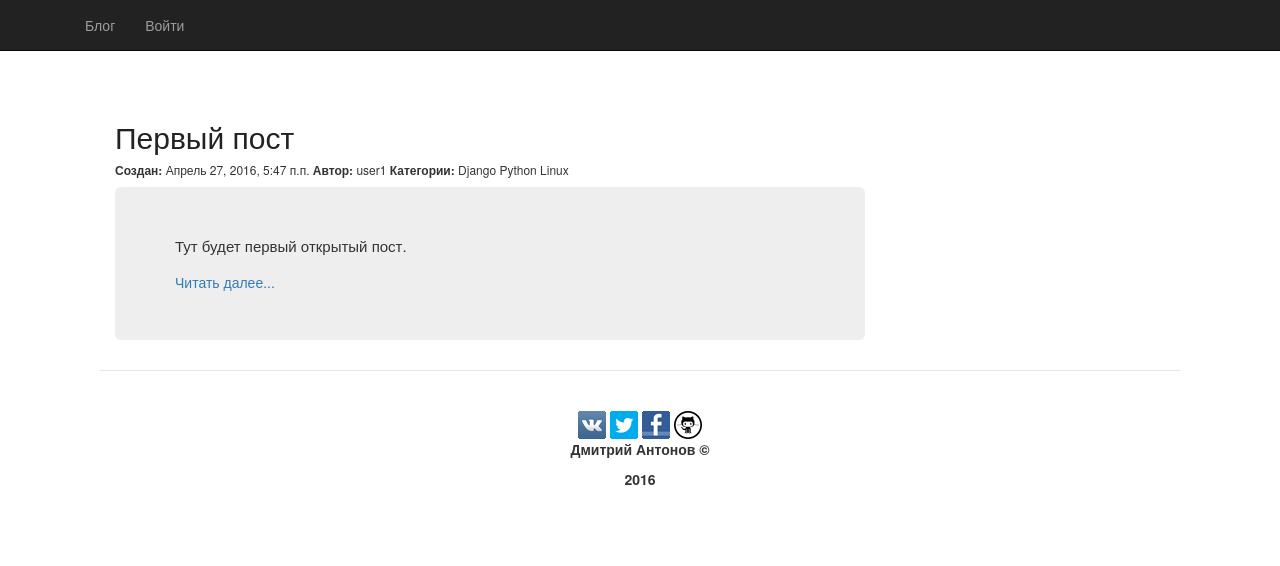
/, run on an earlier commit of the app's database.
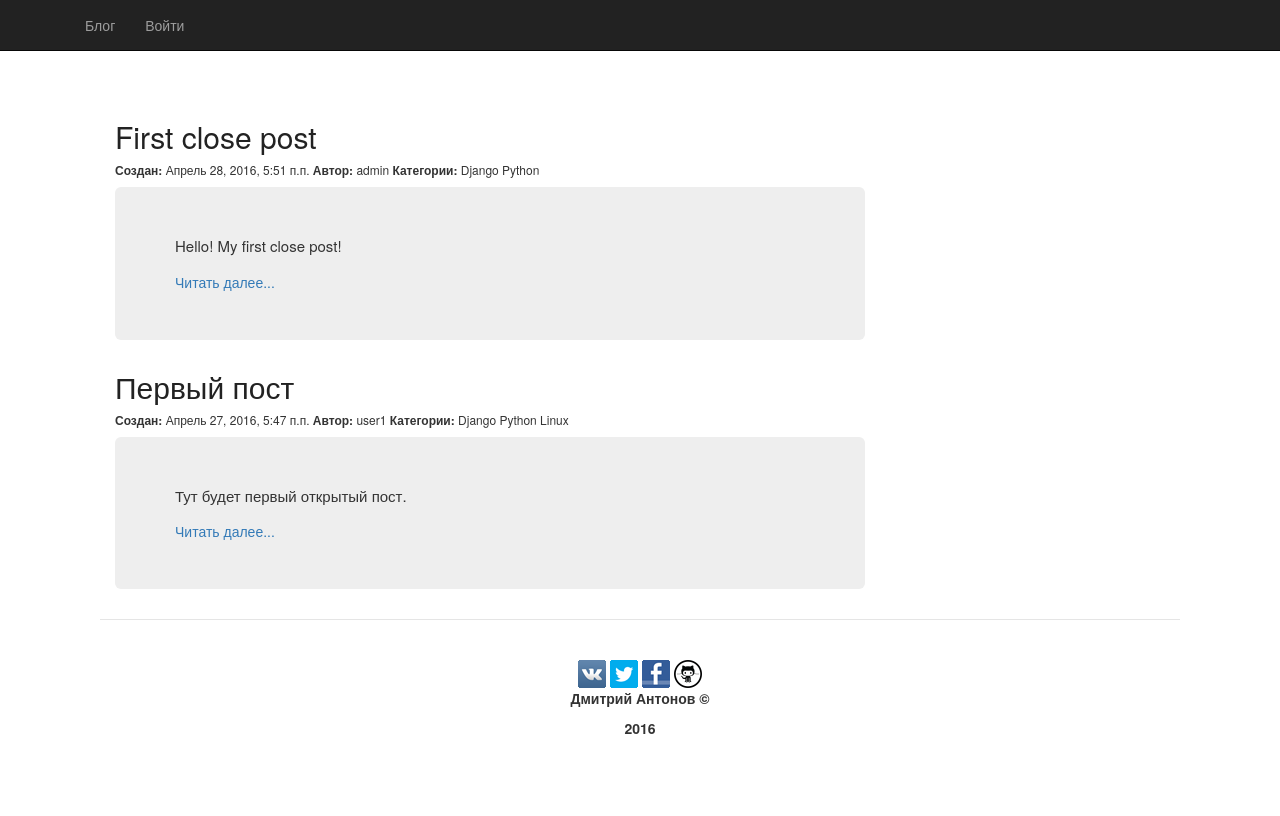
And on a later commit of the database.
### blog/models.py (models this page shows, shortened)
class Article(models.Model):
    article_title = models.CharField(max_length=100)
    article_text = models.TextField()
    article_date_create = models.DateTimeField(default=timezone.now)
    article_date_modify = models.DateTimeField(default=timezone.now)
    article_access = models.BooleanField(default=True)
    article_autor = models.OneToOneField(User)
    article_tag = models.ManyToManyField(Tags)

class Tags(models.Model):
    tags_name = models.CharField(max_length=50)
    def __str__(self):
        return self.tags_name

### blog/views.py (the view)
# urls.py: url(r'^$', views.HomeView.as_view(), name='home'),
class HomeView(generic.ListView):
    template_name = 'blog/home.html'
    context_object_name = 'post_blog'
    def get_queryset(self):
        return Article.objects.order_by('-article_date_create')[:10]

### blog/templates/blog/home.html (shortened to what this page needs)
{% load staticfiles %}
<!DOCTYPE html>
<html lang="ru">
<head>
    {% block load_css %}
      <link href="{% static 'blog/css/bootstrap.css' %}" rel="stylesheet">
      <link rel="stylesheet" type="text/css" href="{% static 'blog/style.css' %}">
    {% endblock load_css %}
</head>
<body>
    {% block header %}
      <div class="container-fluit">
          <div class="row">
              <div class="navbar navbar-inverse navbar-fixed-top">
                  <div class="container">
                      <div class="collapse navbar-collapse" id="responsive-menu">
                          <ul class="nav navbar-nav">
                              <li><a href="{% url 'blog:home' %}">Блог</a></li>
                              <li><a href="{% url 'blog:login' %}">Войти</a></li>
                          </ul>
                      </div>
                  </div>
              </div>
          </div>
      </div>
    {% endblock header %}
    {% block post %}
      {% if post_blog %}
        <div class="container blog-post">
          <div class="row">
              <div class="col-lg-8 col-md-8">
                        {% for x in post_blog %}
                            <div>
                                <h2 class="article-title">
                                    <a class="article-title" href="{% url 'blog:full' x.id %}"> {{ x.article_title }} </a>
                                </h2>
                            </div>
                            <h6>
                                {% if x.article_date_create == x.article_date_modify %}
                                    <b>Создан:</b> {{ x.article_date_create }}
                                {% else %}
                                    <b>Создан:</b> {{ x.article_date_create }}
                                    <b>Последнее изменение:</b> {{ x.article_date_modify }}
                                {% endif %}
                                <b>Автор:</b> {{ x.article_autor }}
                                <b>Категории:</b>
                                {% for tag in x.article_tag.all %}
                                    {{ tag }}
                                {% endfor %}
                            </h6>
                            <div class="jumbotron">
                                <p class="text-justify">
                                    {{ x.article_text }}
                                </p>
                                <a href="{% url 'blog:full' x.id %}">Читать далее...</a>
                            </div>
                        {% endfor %}
            </div>
          </div>
        </div>
    {% endif %}
    {% endblock post %}
    {% block footer %}
          <div class="blog-footer">
        <a href="https://vk.com/blacktrub">
            <img src="{% static "blog/image/ico-vkontakte.png" %}">
        </a>
        <a href="https://twitter.com/BlackTrub">
            <img src="{% static "blog/image/ico-twitter.png" %}">
        </a>
        <a href="https://www.facebook.com/blacktrub">
            <img src="{% static "blog/image/ico-facebook.png" %}">
        </a>
        <a href="https://www.github.com/blacktrub">
            <img src="{% static "blog/image/github.png" %}">
        </a>
        <p>
            <b>Дмитрий Антонов ©</b>
        </p>
        <p>
            <b>2016</b>
        </p>
    </div>
    {% endblock footer %}
</body>
</html>

What changed in the data, as far as the page shows it:
added Article: article_title "First close post", article_date_create "Апрель 28, 2016, 5:51 п.п.", article_autor "admin", article_text "Hello! My first close post!", Tags (tags_name "Django"), Tags (tags_name "Python")
